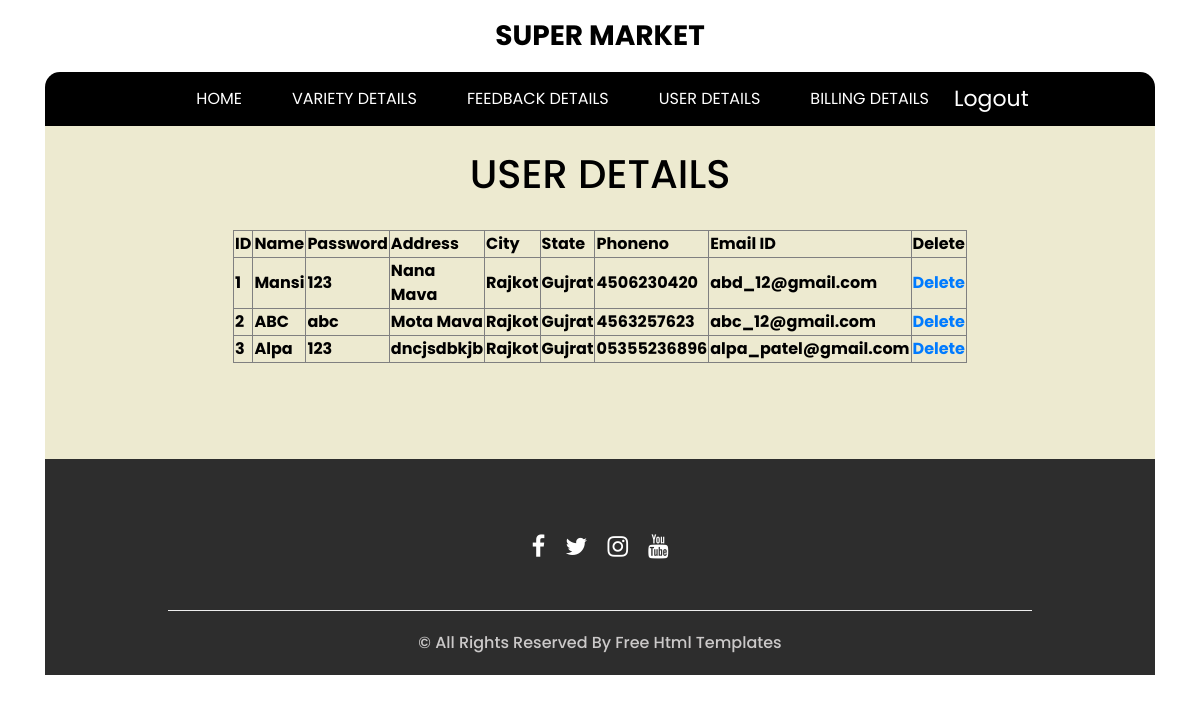
The app's page /admin1/viewuser.php (signed in) with its own data.
### tables this page shows
CREATE TABLE `user` (
  `u_id` int(50) NOT NULL,
  `u_nm` varchar(50) NOT NULL,
  `password` varchar(50) NOT NULL,
  `address` varchar(50) NOT NULL,
  `city` varchar(50) NOT NULL,
  `state` varchar(50) NOT NULL,
  `phoneno` varchar(50) NOT NULL,
  `email_id` varchar(50) NOT NULL
);

### admin1/viewuser.php (the view, shortened to what this page needs)
<?php
$link=mysqli_connect("localhost","root","");
mysqli_select_db($link,"super_market");
?>
<?php
include "header.php";
?>
<div id="contents">
		<div id="adbox">
		<div class="hero_area">
    <section class="slider_section">
      <div class="slider_container" style="color: black; font-weight: bold;"> <br/>
      <center><h1> USER DETAILS  </h1></center><br/>
		<form action="" method="post">
			<table align="center" border="1" >
	<tr>
		<th>ID</th>
		<th>Name</th>
		<th>Password</th>
		<th>Address</th>
		<th>City</th>
		<th>State</th>
		<th>Phoneno</th>
		<th>Email ID</th>
		<th>Delete</th>
	</tr>
	<?php
		$sel="select * from user";
		$rs=mysqli_query($link,$sel);
		while($res=mysqli_fetch_array($rs))
		{
	?>
	<tr>
		<td><?php echo $res['u_id']; ?></td>
		<td><?php echo $res['u_nm']; ?></td>
		<td><?php echo $res['password']; ?></td>
		<td width="50"><?php echo $res['address']; ?></td>
		<td width="50"><?php echo $res['city']; ?></td>
		<td width="50"><?php echo $res['state']; ?></td>
		<td width="50"><?php echo $res['phoneno']; ?></td>
		<td width="50"><?php echo $res['email_id']; ?></td>
		<td><a href="viewuser.php?delete=<?php echo $res['u_id']; ?>">Delete</a></td>
	</tr>
	<?php } ?>
	</table>			<br />
<br />			<br />
<br />
	</form>
	</div></div>
<?php
include"footer.php";
?>

### css/style.css (style rules this page uses)
body { font-family: "poppins", sans-serif; color: #101010; background-color: #ffffff; }
.hero_area { padding: 0 45px; }
a, a:hover, a:focus { text-decoration: none; }
.slider_section .slider_container { background-color: #e7e3bfba; }

### records on screen
user: u_id "1", u_nm "Mansi", password "123", address "Nana Mava", city "Rajkot", state "Gujrat", phoneno "4506230420", email "abd_12@gmail.com"
user: u_id "2", u_nm "ABC", password "abc", address "Mota Mava", city "Rajkot", state "Gujrat", phoneno "4563257623", email "abc_12@gmail.com"
user: u_id "3", u_nm "Alpa", password "123", address "dncjsdbkjb", city "Rajkot", state "Gujrat", phoneno "05355236896", email "alpa_patel@gmail.com"
